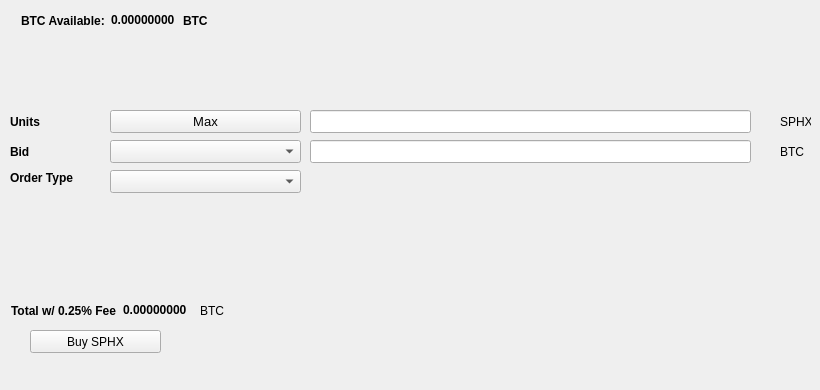
   <widget class="QWidget" name="BuyTab">
    <attribute name="title">
     <string>Buy</string>
    </attribute>
    <widget class="QPushButton" name="BuySPHX">
     <property name="geometry">
      <rect>
       <x>30</x>
       <y>330</y>
       <width>131</width>
       <height>23</height>
      </rect>
     </property>
     <property name="text">
      <string>Buy SPHX</string>
     </property>
     <property name="icon">
      <iconset resource="../sphx.qrc">
       <normaloff>:/icons/sphx</normaloff>:/icons/sphx</iconset>
     </property>
    </widget>
    <widget class="QLabel" name="label_3">
     <property name="geometry">
      <rect>
       <x>10</x>
       <y>110</y>
       <width>46</width>
       <height>23</height>
      </rect>
     </property>
     <property name="font">
      <font>
       <weight>75</weight>
       <bold>true</bold>
      </font>
     </property>
     <property name="text">
      <string>Units</string>
     </property>
    </widget>
    <widget class="QLineEdit" name="UnitsInput">
     <property name="geometry">
      <rect>
       <x>310</x>
       <y>110</y>
       <width>441</width>
       <height>23</height>
      </rect>
     </property>
     <property name="font">
      <font>
       <pointsize>9</pointsize>
       <weight>75</weight>
       <bold>true</bold>
      </font>
     </property>
    </widget>
    <widget class="QLineEdit" name="BuyBidPriceEdit">
     <property name="geometry">
      <rect>
       <x>310</x>
       <y>140</y>
       <width>441</width>
       <height>23</height>
      </rect>
     </property>
     <property name="font">
      <font>
       <pointsize>9</pointsize>
       <weight>75</weight>
       <bold>true</bold>
      </font>
     </property>
    </widget>
    <widget class="QLabel" name="label_4">
     <property name="geometry">
      <rect>
       <x>780</x>
       <y>110</y>
       <width>31</width>
       <height>23</height>
      </rect>
     </property>
     <property name="text">
      <string>SPHX</string>
     </property>
    </widget>
    <widget class="QLabel" name="label_5">
     <property name="geometry">
      <rect>
       <x>780</x>
       <y>140</y>
       <width>31</width>
       <height>23</height>
      </rect>
     </property>
     <property name="text">
      <string>BTC</string>
     </property>
    </widget>
    <widget class="QLabel" name="label_6">
     <property name="geometry">
      <rect>
       <x>10</x>
       <y>140</y>
       <width>46</width>
       <height>23</height>
      </rect>
     </property>
     <property name="font">
      <font>
       <weight>75</weight>
       <bold>true</bold>
      </font>
     </property>
     <property name="text">
      <string>Bid</string>
     </property>
    </widget>
    <widget class="QLabel" name="label_7">
     <property name="geometry">
      <rect>
       <x>10</x>
       <y>170</y>
       <width>91</width>
       <height>16</height>
      </rect>
     </property>
     <property name="font">
      <font>
       <weight>75</weight>
       <bold>true</bold>
      </font>
     </property>
     <property name="text">
      <string>Order Type</string>
     </property>
    </widget>
    <widget class="QPushButton" name="Buy_Max_Amount">
     <property name="geometry">
      <rect>
       <x>110</x>
       <y>110</y>
       <width>191</width>
       <height>23</height>
      </rect>
     </property>
     <property name="font">
      <font>
       <pointsize>10</pointsize>
      </font>
     </property>
     <property name="text">
      <string>Max</string>
     </property>
    </widget>
    <widget class="QComboBox" name="BuyBidcomboBox">
     <property name="geometry">
      <rect>
       <x>110</x>
       <y>140</y>
       <width>191</width>
       <height>23</height>
      </rect>
     </property>
     <property name="font">
      <font>
       <pointsize>10</pointsize>
      </font>
     </property>
    </widget>
    <widget class="QComboBox" name="buyOrdertypeCombo">
     <property name="geometry">
      <rect>
       <x>110</x>
       <y>170</y>
       <width>191</width>
       <height>23</height>
      </rect>
     </property>
     <property name="font">
      <font>
       <pointsize>10</pointsize>
      </font>
     </property>
    </widget>
    <widget class="QWidget" name="layoutWidget1">
     <property name="geometry">
      <rect>
       <x>21</x>
       <y>11</y>
       <width>227</width>
       <height>19</height>
      </rect>
     </property>
     <layout class="QHBoxLayout" name="horizontalLayout_3">
      <item>
       <widget class="QLabel" name="label232">
        <property name="font">
         <font>
          <weight>75</weight>
          <bold>true</bold>
         </font>
        </property>
        <property name="text">
         <string>BTC Available:</string>
        </property>
       </widget>
      </item>
      <item>
       <widget class="QLabel" name="BtcAvailableLbl">
        <property name="palette">
         <palette>
          <active>
           <colorrole role="WindowText">
            <brush brushstyle="SolidPattern">
             <color alpha="255">
              <red>0</red>
              <green>0</green>
              <blue>0</blue>
             </color>
            </brush>
           </colorrole>
           <colorrole role="Button">
            <brush brushstyle="SolidPattern">
             <color alpha="255">
              <red>0</red>
              <green>170</green>
              <blue>0</blue>
             </color>
            </brush>
           </colorrole>
           <colorrole role="Light">
            <brush brushstyle="SolidPattern">
             <color alpha="255">
              <red>0</red>
              <green>255</green>
              <blue>0</blue>
             </color>
            </brush>
           </colorrole>
           <colorrole role="Midlight">
            <brush brushstyle="SolidPattern">
             <color alpha="255">
              <red>0</red>
              <green>212</green>
              <blue>0</blue>
             </color>
            </brush>
           </colorrole>
           <colorrole role="Dark">
            <brush brushstyle="SolidPattern">
             <color alpha="255">
              <red>0</red>
              <green>85</green>
              <blue>0</blue>
             </color>
            </brush>
           </colorrole>
           <colorrole role="Mid">
            <brush brushstyle="SolidPattern">
             <color alpha="255">
              <red>0</red>
              <green>113</green>
              <blue>0</blue>
             </color>
            </brush>
           </colorrole>
           <colorrole role="Text">
            <brush brushstyle="SolidPattern">
             <color alpha="255">
              <red>0</red>
              <green>170</green>
              <blue>0</blue>
             </color>
            </brush>
           </colorrole>
           <colorrole role="BrightText">
            <brush brushstyle="SolidPattern">
             <color alpha="255">
              <red>255</red>
              <green>255</green>
              <blue>255</blue>
             </color>
            </brush>
           </colorrole>
           <colorrole role="ButtonText">
            <brush brushstyle="SolidPattern">
             <color alpha="255">
              <red>0</red>
              <green>0</green>
              <blue>0</blue>
             </color>
            </brush>
           </colorrole>
           <colorrole role="Base">
            <brush brushstyle="SolidPattern">
             <color alpha="255">
              <red>255</red>
              <green>255</green>
              <blue>255</blue>
             </color>
            </brush>
           </colorrole>
           <colorrole role="Window">
            <brush brushstyle="SolidPattern">
             <color alpha="255">
              <red>0</red>
              <green>170</green>
              <blue>0</blue>
             </color>
            </brush>
           </colorrole>
           <colorrole role="Shadow">
            <brush brushstyle="SolidPattern">
             <color alpha="255">
              <red>0</red>
              <green>0</green>
              <blue>0</blue>
             </color>
            </brush>
           </colorrole>
           <colorrole role="AlternateBase">
            <brush brushstyle="SolidPattern">
             <color alpha="255">
              <red>127</red>
              <green>212</green>
              <blue>127</blue>
             </color>
            </brush>
           </colorrole>
           <colorrole role="ToolTipBase">
            <brush brushstyle="SolidPattern">
             <color alpha="255">
              <red>255</red>
              <green>255</green>
              <blue>220</blue>
             </color>
            </brush>
           </colorrole>
           <colorrole role="ToolTipText">
            <brush brushstyle="SolidPattern">
             <color alpha="255">
              <red>0</red>
              <green>0</green>
              <blue>0</blue>
             </color>
            </brush>
           </colorrole>
          </active>
          <inactive>
           <colorrole role="WindowText">
            <brush brushstyle="SolidPattern">
             <color alpha="255">
              <red>0</red>
              <green>0</green>
              <blue>0</blue>
             </color>
            </brush>
           </colorrole>
           <colorrole role="Button">
            <brush brushstyle="SolidPattern">
             <color alpha="255">
              <red>0</red>
              <green>170</green>
              <blue>0</blue>
             </color>
            </brush>
           </colorrole>
           <colorrole role="Light">
            <brush brushstyle="SolidPattern">
             <color alpha="255">
              <red>0</red>
              <green>255</green>
              <blue>0</blue>
             </color>
            </brush>
           </colorrole>
           <colorrole role="Midlight">
            <brush brushstyle="SolidPattern">
             <color alpha="255">
              <red>0</red>
              <green>212</green>
              <blue>0</blue>
             </color>
            </brush>
           </colorrole>
           <colorrole role="Dark">
            <brush brushstyle="SolidPattern">
             <color alpha="255">
              <red>0</red>
              <green>85</green>
              <blue>0</blue>
             </color>
            </brush>
           </colorrole>
           <colorrole role="Mid">
            <brush brushstyle="SolidPattern">
             <color alpha="255">
              <red>0</red>
              <green>113</green>
              <blue>0</blue>
             </color>
            </brush>
           </colorrole>
           <colorrole role="Text">
            <brush brushstyle="SolidPattern">
             <color alpha="255">
              <red>0</red>
              <green>170</green>
              <blue>0</blue>
             </color>
            </brush>
           </colorrole>
           <colorrole role="BrightText">
            <brush brushstyle="SolidPattern">
             <color alpha="255">
              <red>255</red>
              <green>255</green>
              <blue>255</blue>
             </color>
            </brush>
           </colorrole>
           <colorrole role="ButtonText">
            <brush brushstyle="SolidPattern">
             <color alpha="255">
              <red>0</red>
              <green>0</green>
              <blue>0</blue>
             </color>
            </brush>
           </colorrole>
           <colorrole role="Base">
            <brush brushstyle="SolidPattern">
             <color alpha="255">
              <red>255</red>
              <green>255</green>
              <blue>255</blue>
             </color>
            </brush>
           </colorrole>
           <colorrole role="Window">
            <brush brushstyle="SolidPattern">
             <color alpha="255">
              <red>0</red>
              <green>170</green>
              <blue>0</blue>
             </color>
            </brush>
           </colorrole>
           <colorrole role="Shadow">
            <brush brushstyle="SolidPattern">
             <color alpha="255">
              <red>0</red>
              <green>0</green>
              <blue>0</blue>
             </color>
            </brush>
           </colorrole>
           <colorrole role="AlternateBase">
            <brush brushstyle="SolidPattern">
             <color alpha="255">
              <red>127</red>
              <green>212</green>
              <blue>127</blue>
             </color>
            </brush>
           </colorrole>
           <colorrole role="ToolTipBase">
            <brush brushstyle="SolidPattern">
             <color alpha="255">
              <red>255</red>
              <green>255</green>
              <blue>220</blue>
             </color>
            </brush>
           </colorrole>
           <colorrole role="ToolTipText">
            <brush brushstyle="SolidPattern">
             <color alpha="255">
              <red>0</red>
              <green>0</green>
              <blue>0</blue>
             </color>
            </brush>
           </colorrole>
          </inactive>
          <disabled>
           <colorrole role="WindowText">
            <brush brushstyle="SolidPattern">
             <color alpha="255">
              <red>0</red>
              <green>85</green>
              <blue>0</blue>
             </color>
            </brush>
           </colorrole>
           <colorrole role="Button">
            <brush brushstyle="SolidPattern">
             <color alpha="255">
              <red>0</red>
              <green>170</green>
              <blue>0</blue>
             </color>
            </brush>
           </colorrole>
           <colorrole role="Light">
            <brush brushstyle="SolidPattern">
             <color alpha="255">
              <red>0</red>
              <green>255</green>
              <blue>0</blue>
             </color>
            </brush>
           </colorrole>
           <colorrole role="Midlight">
            <brush brushstyle="SolidPattern">
             <color alpha="255">
              <red>0</red>
              <green>212</green>
              <blue>0</blue>
             </color>
            </brush>
           </colorrole>
           <colorrole role="Dark">
            <brush brushstyle="SolidPattern">
             <color alpha="255">
              <red>0</red>
              <green>85</green>
              <blue>0</blue>
             </color>
            </brush>
           </colorrole>
           <colorrole role="Mid">
            <brush brushstyle="SolidPattern">
             <color alpha="255">
              <red>0</red>
              <green>113</green>
              <blue>0</blue>
             </color>
            </brush>
           </colorrole>
           <colorrole role="Text">
            <brush brushstyle="SolidPattern">
             <color alpha="255">
              <red>0</red>
              <green>85</green>
              <blue>0</blue>
             </color>
            </brush>
           </colorrole>
           <colorrole role="BrightText">
            <brush brushstyle="SolidPattern">
             <color alpha="255">
              <red>255</red>
              <green>255</green>
              <blue>255</blue>
             </color>
            </brush>
           </colorrole>
           <colorrole role="ButtonText">
            <brush brushstyle="SolidPattern">
             <color alpha="255">
              <red>0</red>
              <green>85</green>
              <blue>0</blue>
             </color>
            </brush>
           </colorrole>
           <colorrole role="Base">
            <brush brushstyle="SolidPattern">
             <color alpha="255">
              <red>0</red>
              <green>170</green>
              <blue>0</blue>
             </color>
            </brush>
           </colorrole>
           <colorrole role="Window">
            <brush brushstyle="SolidPattern">
             <color alpha="255">
              <red>0</red>
              <green>170</green>
              <blue>0</blue>
             </color>
            </brush>
           </colorrole>
           <colorrole role="Shadow">
            <brush brushstyle="SolidPattern">
             <color alpha="255">
              <red>0</red>
              <green>0</green>
              <blue>0</blue>
             </color>
            </brush>
           </colorrole>
           <colorrole role="AlternateBase">
            <brush brushstyle="SolidPattern">
             <color alpha="255">
              <red>0</red>
              <green>170</green>
              <blue>0</blue>
             </color>
            </brush>
           </colorrole>
           <colorrole role="ToolTipBase">
            <brush brushstyle="SolidPattern">
             <color alpha="255">
              <red>255</red>
              <green>255</green>
              <blue>220</blue>
             </color>
            </brush>
           </colorrole>
           <colorrole role="ToolTipText">
            <brush brushstyle="SolidPattern">
             <color alpha="255">
              <red>0</red>
              <green>0</green>
              <blue>0</blue>
             </color>
            </brush>
           </colorrole>
          </disabled>
         </palette>
        </property>
        <property name="font">
         <font>
          <weight>75</weight>
          <bold>true</bold>
         </font>
        </property>
        <property name="text">
         <string>0.00000000</string>
        </property>
        <property name="textInteractionFlags">
         <set>Qt::LinksAccessibleByMouse|Qt::TextSelectableByKeyboard|Qt::TextSelectableByMouse</set>
        </property>
       </widget>
      </item>
      <item>
       <widget class="QLabel" name="BtcAvailableLbl_2">
        <property name="font">
         <font>
          <weight>75</weight>
          <bold>true</bold>
         </font>
        </property>
        <property name="text">
         <string>BTC</string>
        </property>
       </widget>
      </item>
     </layout>
    </widget>
    <widget class="QWidget" name="layoutWidge2">
     <property name="geometry">
      <rect>
       <x>11</x>
       <y>301</y>
       <width>259</width>
       <height>19</height>
      </rect>
     </property>
     <layout class="QHBoxLayout" name="horizontalLayout_4">
      <item>
       <widget class="QLabel" name="label_9">
        <property name="font">
         <font>
          <weight>75</weight>
          <bold>true</bold>
         </font>
        </property>
        <property name="text">
         <string>Total w/ 0.25% Fee</string>
        </property>
       </widget>
      </item>
      <item>
       <widget class="QLabel" name="BuyCostLabel">
        <property name="palette">
         <palette>
          <active>
           <colorrole role="WindowText">
            <brush brushstyle="SolidPattern">
             <color alpha="255">
              <red>0</red>
              <green>0</green>
              <blue>0</blue>
             </color>
            </brush>
           </colorrole>
           <colorrole role="Button">
            <brush brushstyle="SolidPattern">
             <color alpha="255">
              <red>0</red>
              <green>170</green>
              <blue>0</blue>
             </color>
            </brush>
           </colorrole>
           <colorrole role="Light">
            <brush brushstyle="SolidPattern">
             <color alpha="255">
              <red>0</red>
              <green>255</green>
              <blue>0</blue>
             </color>
            </brush>
           </colorrole>
           <colorrole role="Midlight">
            <brush brushstyle="SolidPattern">
             <color alpha="255">
              <red>0</red>
              <green>212</green>
              <blue>0</blue>
             </color>
            </brush>
           </colorrole>
           <colorrole role="Dark">
            <brush brushstyle="SolidPattern">
             <color alpha="255">
              <red>0</red>
              <green>85</green>
              <blue>0</blue>
             </color>
            </brush>
           </colorrole>
           <colorrole role="Mid">
            <brush brushstyle="SolidPattern">
             <color alpha="255">
              <red>0</red>
              <green>113</green>
              <blue>0</blue>
             </color>
            </brush>
           </colorrole>
           <colorrole role="Text">
            <brush brushstyle="SolidPattern">
             <color alpha="255">
              <red>0</red>
              <green>170</green>
              <blue>0</blue>
             </color>
            </brush>
           </colorrole>
           <colorrole role="BrightText">
            <brush brushstyle="SolidPattern">
             <color alpha="255">
              <red>255</red>
              <green>255</green>
              <blue>255</blue>
             </color>
            </brush>
           </colorrole>
           <colorrole role="ButtonText">
            <brush brushstyle="SolidPattern">
             <color alpha="255">
              <red>0</red>
              <green>0</green>
              <blue>0</blue>
             </color>
            </brush>
           </colorrole>
           <colorrole role="Base">
            <brush brushstyle="SolidPattern">
             <color alpha="255">
              <red>255</red>
              <green>255</green>
              <blue>255</blue>
             </color>
            </brush>
           </colorrole>
           <colorrole role="Window">
            <brush brushstyle="SolidPattern">
             <color alpha="255">
              <red>0</red>
              <green>170</green>
              <blue>0</blue>
             </color>
            </brush>
           </colorrole>
           <colorrole role="Shadow">
            <brush brushstyle="SolidPattern">
             <color alpha="255">
              <red>0</red>
              <green>0</green>
              <blue>0</blue>
             </color>
            </brush>
           </colorrole>
           <colorrole role="AlternateBase">
            <brush brushstyle="SolidPattern">
             <color alpha="255">
              <red>127</red>
              <green>212</green>
              <blue>127</blue>
             </color>
            </brush>
           </colorrole>
           <colorrole role="ToolTipBase">
            <brush brushstyle="SolidPattern">
             <color alpha="255">
              <red>255</red>
              <green>255</green>
              <blue>220</blue>
             </color>
            </brush>
           </colorrole>
           <colorrole role="ToolTipText">
            <brush brushstyle="SolidPattern">
             <color alpha="255">
              <red>0</red>
              <green>0</green>
              <blue>0</blue>
             </color>
            </brush>
           </colorrole>
          </active>
          <inactive>
           <colorrole role="WindowText">
            <brush brushstyle="SolidPattern">
             <color alpha="255">
              <red>0</red>
              <green>0</green>
              <blue>0</blue>
             </color>
            </brush>
           </colorrole>
           <colorrole role="Button">
            <brush brushstyle="SolidPattern">
             <color alpha="255">
              <red>0</red>
              <green>170</green>
              <blue>0</blue>
             </color>
            </brush>
           </colorrole>
           <colorrole role="Light">
            <brush brushstyle="SolidPattern">
             <color alpha="255">
              <red>0</red>
              <green>255</green>
              <blue>0</blue>
             </color>
            </brush>
           </colorrole>
           <colorrole role="Midlight">
            <brush brushstyle="SolidPattern">
             <color alpha="255">
              <red>0</red>
              <green>212</green>
              <blue>0</blue>
             </color>
            </brush>
           </colorrole>
           <colorrole role="Dark">
            <brush brushstyle="SolidPattern">
             <color alpha="255">
              <red>0</red>
              <green>85</green>
              <blue>0</blue>
             </color>
            </brush>
           </colorrole>
           <colorrole role="Mid">
            <brush brushstyle="SolidPattern">
             <color alpha="255">
              <red>0</red>
              <green>113</green>
              <blue>0</blue>
             </color>
            </brush>
           </colorrole>
           <colorrole role="Text">
            <brush brushstyle="SolidPattern">
             <color alpha="255">
              <red>0</red>
              <green>170</green>
              <blue>0</blue>
             </color>
            </brush>
           </colorrole>
           <colorrole role="BrightText">
            <brush brushstyle="SolidPattern">
             <color alpha="255">
              <red>255</red>
              <green>255</green>
              <blue>255</blue>
             </color>
            </brush>
           </colorrole>
           <colorrole role="ButtonText">
            <brush brushstyle="SolidPattern">
             <color alpha="255">
              <red>0</red>
              <green>0</green>
              <blue>0</blue>
             </color>
            </brush>
           </colorrole>
           <colorrole role="Base">
            <brush brushstyle="SolidPattern">
             <color alpha="255">
              <red>255</red>
              <green>255</green>
              <blue>255</blue>
             </color>
            </brush>
           </colorrole>
           <colorrole role="Window">
            <brush brushstyle="SolidPattern">
             <color alpha="255">
              <red>0</red>
              <green>170</green>
              <blue>0</blue>
             </color>
            </brush>
           </colorrole>
           <colorrole role="Shadow">
            <brush brushstyle="SolidPattern">
             <color alpha="255">
              <red>0</red>
              <green>0</green>
              <blue>0</blue>
             </color>
            </brush>
           </colorrole>
           <colorrole role="AlternateBase">
            <brush brushstyle="SolidPattern">
             <color alpha="255">
              <red>127</red>
              <green>212</green>
              <blue>127</blue>
             </color>
            </brush>
           </colorrole>
           <colorrole role="ToolTipBase">
            <brush brushstyle="SolidPattern">
             <color alpha="255">
              <red>255</red>
              <green>255</green>
              <blue>220</blue>
             </color>
            </brush>
           </colorrole>
           <colorrole role="ToolTipText">
            <brush brushstyle="SolidPattern">
             <color alpha="255">
              <red>0</red>
              <green>0</green>
              <blue>0</blue>
             </color>
            </brush>
           </colorrole>
          </inactive>
          <disabled>
           <colorrole role="WindowText">
            <brush brushstyle="SolidPattern">
             <color alpha="255">
              <red>0</red>
              <green>85</green>
              <blue>0</blue>
             </color>
            </brush>
           </colorrole>
           <colorrole role="Button">
            <brush brushstyle="SolidPattern">
             <color alpha="255">
              <red>0</red>
              <green>170</green>
              <blue>0</blue>
             </color>
            </brush>
           </colorrole>
           <colorrole role="Light">
            <brush brushstyle="SolidPattern">
             <color alpha="255">
              <red>0</red>
              <green>255</green>
              <blue>0</blue>
             </color>
            </brush>
           </colorrole>
           <colorrole role="Midlight">
            <brush brushstyle="SolidPattern">
             <color alpha="255">
              <red>0</red>
              <green>212</green>
              <blue>0</blue>
             </color>
            </brush>
           </colorrole>
           <colorrole role="Dark">
            <brush brushstyle="SolidPattern">
             <color alpha="255">
              <red>0</red>
              <green>85</green>
              <blue>0</blue>
             </color>
            </brush>
           </colorrole>
           <colorrole role="Mid">
            <brush brushstyle="SolidPattern">
             <color alpha="255">
              <red>0</red>
              <green>113</green>
              <blue>0</blue>
             </color>
            </brush>
           </colorrole>
           <colorrole role="Text">
            <brush brushstyle="SolidPattern">
             <color alpha="255">
              <red>0</red>
              <green>85</green>
              <blue>0</blue>
             </color>
            </brush>
           </colorrole>
           <colorrole role="BrightText">
            <brush brushstyle="SolidPattern">
             <color alpha="255">
              <red>255</red>
              <green>255</green>
              <blue>255</blue>
             </color>
            </brush>
           </colorrole>
           <colorrole role="ButtonText">
            <brush brushstyle="SolidPattern">
             <color alpha="255">
              <red>0</red>
              <green>85</green>
              <blue>0</blue>
             </color>
            </brush>
           </colorrole>
           <colorrole role="Base">
            <brush brushstyle="SolidPattern">
             <color alpha="255">
              <red>0</red>
              <green>170</green>
              <blue>0</blue>
             </color>
            </brush>
           </colorrole>
           <colorrole role="Window">
            <brush brushstyle="SolidPattern">
             <color alpha="255">
              <red>0</red>
              <green>170</green>
              <blue>0</blue>
             </color>
            </brush>
           </colorrole>
           <colorrole role="Shadow">
            <brush brushstyle="SolidPattern">
             <color alpha="255">
              <red>0</red>
              <green>0</green>
              <blue>0</blue>
             </color>
            </brush>
           </colorrole>
           <colorrole role="AlternateBase">
            <brush brushstyle="SolidPattern">
             <color alpha="255">
              <red>0</red>
              <green>170</green>
              <blue>0</blue>
             </color>
            </brush>
           </colorrole>
           <colorrole role="ToolTipBase">
            <brush brushstyle="SolidPattern">
             <color alpha="255">
              <red>255</red>
              <green>255</green>
              <blue>220</blue>
             </color>
            </brush>
           </colorrole>
           <colorrole role="ToolTipText">
            <brush brushstyle="SolidPattern">
             <color alpha="255">
              <red>0</red>
              <green>0</green>
              <blue>0</blue>
             </color>
            </brush>
           </colorrole>
          </disabled>
         </palette>
        </property>
        <property name="font">
         <font>
          <weight>75</weight>
          <bold>true</bold>
         </font>
        </property>
        <property name="autoFillBackground">
         <bool>false</bool>
        </property>
        <property name="text">
         <string>0.00000000</string>
        </property>
        <property name="textInteractionFlags">
         <set>Qt::LinksAccessibleByMouse|Qt::TextSelectableByMouse</set>
        </property>
       </widget>
      </item>
      <item>
       <widget class="QLabel" name="label_10">
        <property name="font">
         <font>
          <weight>50</weight>
          <bold>false</bold>
         </font>
        </property>
        <property name="text">
         <string>BTC</string>
        </property>
       </widget>
      </item>
     </layout>
    </widget>
    <widget class="QLabel" name="label_24">
     <property name="geometry">
      <rect>
       <x>460</x>
       <y>300</y>
       <width>281</width>
       <height>81</height>
      </rect>
     </property>
     <property name="text">
      <string/>
     </property>
     <property name="pixmap">
      <pixmap>:/images/bittrex</pixmap>
     </property>
    </widget>
   </widget>
